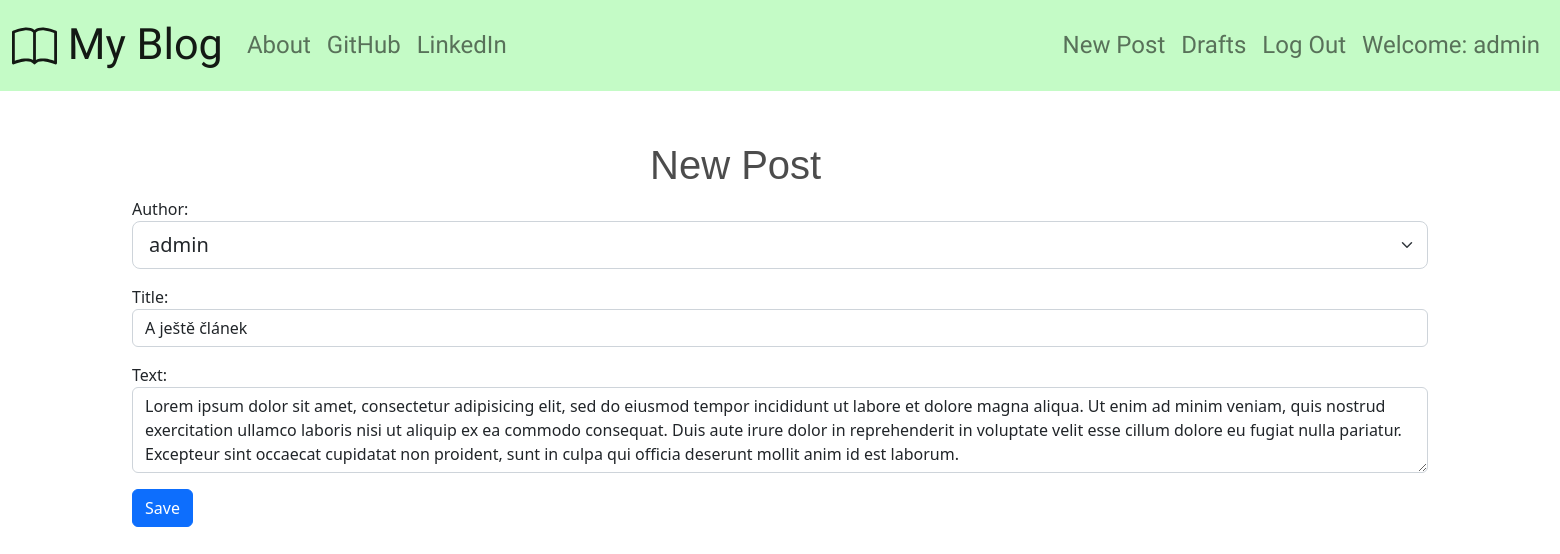
Page /post/6/edit/ (signed in) on the committed database.
### blog_app/models.py (models this page shows, shortened)
class Post(models.Model):
    author      = models.ForeignKey('auth.User', on_delete=models.CASCADE)
    title       = models.CharField(max_length = 200)
    text        = models.TextField()
    create_date = models.DateTimeField(default = timezone.now)
    published_date = models.DateTimeField(blank = True, null = True)

### blog_app/views.py (the view)
# urls.py: path('post/<int:pk>/edit/', views.PostUpdateView.as_view(), name = 'post_edit'),
class PostUpdateView(LoginRequiredMixin, UpdateView):
    login_url = '/login/'
    redirect_field_name = 'blog/post_detail.html'
    form_class = PostForm
    model = Post

### blog_app/forms.py
class PostForm(forms.ModelForm):
    class Meta():
        model = Post
        fields = ('author', 'title', 'text')
        widgets = {
            'title':forms.TextInput(attrs = {'class':'form-control'}),
            'author':forms.Select(attrs = {'class':'form-select form-select-lg mb-3'}),
            'text':forms.Textarea(attrs = {'class':'form-control','rows':'3'}),
        }

### blog_app/templates/blog_app/post_form.html (shortened to what this page needs)
{% extends "blog_app/base.html" %}
{% block content %}
  <h1>New Post</h1>
  <form method="post">
    <div class="mb-3">
        <label for="id_subject">Author:</label>
        {{ form.author }}
    </div>
    <div class="mb-3">
        <label for="id_subject">Title:</label>
        {{ form.title }}
    </div>
    <div class="mb-3">
        <label for="id_subject">Text:</label>
        {{ form.text }}
    </div>
    <div class="mb-3">
        <button type="submit" class="btn btn-primary">Save</button>
    </div>
  </form>
{% endblock %}

### blog_app/templates/blog_app/base.html (shortened to what this page needs)
<!DOCTYPE html>
{% load static %}
<html lang="en" dir="ltr">
  <head>
    <link href="https://cdn.jsdelivr.net/npm/bootstrap@5.2.0/dist/css/bootstrap.min.css" rel="stylesheet">
    <link rel="stylesheet" href="{% static 'css/blog.css' %}">
    <link rel="stylesheet" href="//cdn.jsdelivr.net/npm/medium-editor@latest/dist/css/medium-editor.min.css" type="text/css" media="screen" charset="utf-8">
  </head>
  <body>
    <nav class="navbar navbar-custom navbar-expand-lg techfont">
      <div class="container-fluid">
        <a class="navbar-brand" href="{% url 'post_list' %}">
           My Blog
        </a>
        <div class="collapse navbar-collapse" id="navbarNav">
          <ul class="navbar-nav me-auto">
            <li class="nav-item">
              <a class="nav-link {% if request.resolver_match.url_name == 'about' %}active{% endif %}" aria-current="page" href="{% url 'about' %}">About</a>
            </li>
            <li class="nav-item">
              <a class="nav-link" href="https://github.com/BulanMartin" target="_blank">GitHub</a>
            </li>
            <li class="nav-item">
              <a class="nav-link" href="https://www.linkedin.com/in/martin-bul%C3%A1n-750310a7/" target="_blank">LinkedIn</a>
            </li>
          </ul>
          <ul class="navbar-nav ms-auto">
            {% if user.is_authenticated %}
              <li class="nav-item">
                <a class="nav-link {% if request.resolver_match.url_name == 'post_new' %}active{% endif %}" aria-current="page" href="{% url 'post_new' %}">New Post</a>
              </li>
              <li class="nav-item">
                <a class="nav-link {% if request.resolver_match.url_name == 'post_draft_list' %}active{% endif %}" href="{% url 'post_draft_list' %}">Drafts</a>
              </li>
              <li class="nav-item">
                <a class="nav-link {% if request.resolver_match.url_name == 'logout' %}active{% endif %}" href="{% url 'logout' %}">Log Out</a>
              </li>
              <li class="nav-item">
                <a class="nav-link">Welcome: {{user.username}}</a>
              </li>
            {% else %}
              <li class="nav-item">
                <a class="nav-link {% if request.resolver_match.url_name == 'login' %}active{% endif %}" href="{% url 'login' %}">Login</a>
              </li>
            {% endif %}
          </ul>
        </div>
      </div>
    </nav>
    <div class="content container">
        {% block content %}
        {% endblock %}
    </div>
  </body>
</html>

### blog_app/static/css/blog.css (style rules this page uses)
h1 { font-family: Oak,sans-serif; color: rgba(0,0,0,0.7); position:relative; top:calc(50% - 80px); left:calc(50% - 130px); }
.navbar-custom { background-color: #C4FBC6; }
.navbar-brand { font-size: 1.8em; }
.content { margin-top: 50px; }
.techfont { font-family: 'Black And White Picture', sans-serif; font-size: 1.5em; margin-bottom: 10px; }

### rows in the picture
Post: author "admin", title "A ještě článek", text "Lorem ipsum dolor sit amet, consectetur adipisicing elit, sed do eiusmod tempor incididunt ut labore et dolore magna aliqua. Ut enim ad minim veniam, quis nostrud exercitation ullamco laboris nisi ut aliquip ex ea commodo consequat. Duis aute irure dolor in reprehenderit in voluptate velit esse cillum dolore eu fugiat nulla pariatur. Excepteur sint occaecat cupidatat non proident, sunt in culpa qui officia deserunt mollit anim id est laborum."

### other values in the picture
{{ user.username }} "admin"
